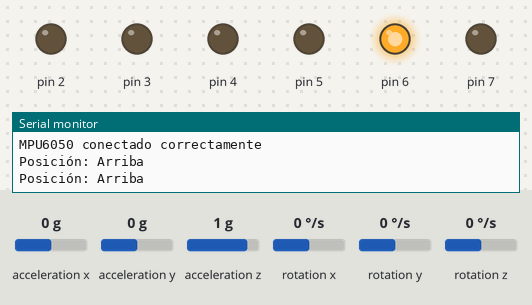
A sketch run on a simulated Arduino Uno, built with avr-gcc and run on an emulated ATmega328P. Shown: output pins drawn as LEDs (lit = HIGH), the last lines printed to the serial monitor. Inputs (shaded band) come from the test bench; at power-on: acceleration x 0 g, acceleration y 0 g, acceleration z 1 g, rotation x 0 °/s, rotation y 0 °/s, rotation z 0 °/s.

Above: at 1.8 s.
1.9 s: acceleration x set to -0.8 g
3.4 s: acceleration x set to -1.1 g
At 5.1 s:
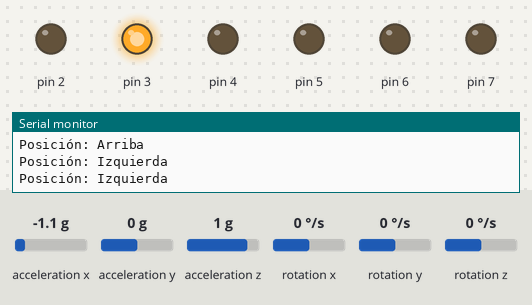
5.5 s: acceleration x set to 1.4 g
At 6.7 s:
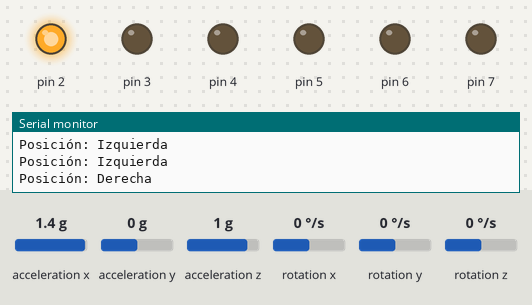
7.5 s: acceleration x set to 1.1 g
9.2 s: acceleration x set to 0.8 g
At 11.2 s:
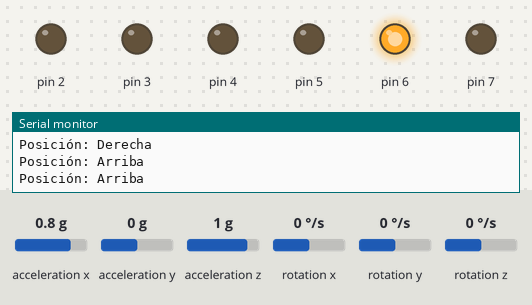
11.5 s: acceleration y set to -0.8 g
13.2 s: acceleration y set to -1.1 g
At 14.7 s:
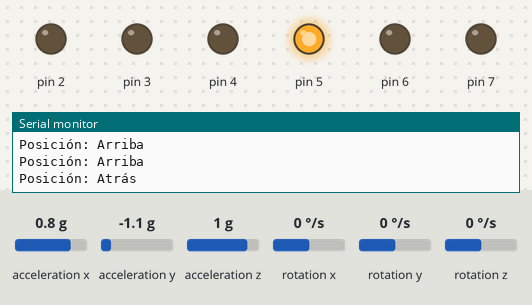
Timing chart, 0 to 16.2 s (numbered marks = the images above; inputs shaded):
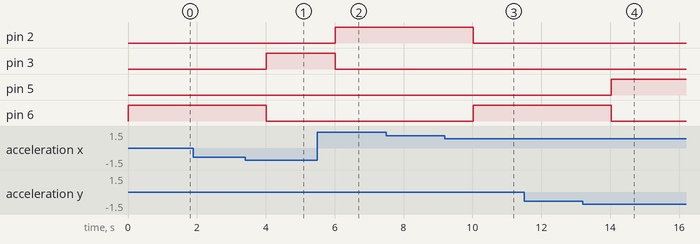

The sketch:

codigo_MPU6050_identificacion_sin_red.ino
```cpp
#include <Wire.h>
#include <MPU6050.h>

MPU6050 mpu;

void setup() {
    Serial.begin(9600);
    Wire.begin();
    mpu.initialize();

    pinMode(2, OUTPUT);
    pinMode(3, OUTPUT);
    pinMode(4, OUTPUT);
    pinMode(5, OUTPUT);
    pinMode(6, OUTPUT);
    pinMode(7, OUTPUT);

    if (!mpu.testConnection()) {
        Serial.println("MPU6050 conexión fallida!");
        while (1);
    }
    Serial.println("MPU6050 conectado correctamente");
}

void loop() {
    int16_t ax, ay, az;
    mpu.getAcceleration(&ax, &ay, &az);

    // Determina la orientación del sensor
    if (ax > 15000) {
        Serial.println("Posición: Derecha");
        digitalWrite(2, HIGH);
        digitalWrite(3, LOW);
        digitalWrite(4, LOW);
        digitalWrite(5, LOW);
        digitalWrite(6, LOW);
        digitalWrite(7, LOW);
    } else if (ax < -15000) {
        Serial.println("Posición: Izquierda");
        digitalWrite(3, HIGH);
        digitalWrite(2, LOW);
        digitalWrite(4, LOW);
        digitalWrite(5, LOW);
        digitalWrite(6, LOW);
        digitalWrite(7, LOW);
    } else if (ay > 15000) {
        Serial.println("Posición: Adelante");
        digitalWrite(4, HIGH);
        digitalWrite(3, LOW);
        digitalWrite(2, LOW);
        digitalWrite(5, LOW);
        digitalWrite(6, LOW);
        digitalWrite(7, LOW);
    } else if (ay < -15000) {
        Serial.println("Posición: Atrás");
        digitalWrite(5, HIGH);
        digitalWrite(3, LOW);
        digitalWrite(4, LOW);
        digitalWrite(2, LOW);
        digitalWrite(6, LOW);
        digitalWrite(7, LOW);
    } else if (az > 15000) {
        Serial.println("Posición: Arriba");
        digitalWrite(6, HIGH);
        digitalWrite(3, LOW);
        digitalWrite(4, LOW);
        digitalWrite(5, LOW);
        digitalWrite(2, LOW);
        digitalWrite(7, LOW);
    } else if (az < -15000) {
        Serial.println("Posición: Abajo");
        digitalWrite(7, HIGH);
        digitalWrite(3, LOW);
        digitalWrite(4, LOW);
        digitalWrite(5, LOW);
        digitalWrite(6, LOW);
        digitalWrite(2, LOW);
    } else {
        Serial.println("Posición: Indefinida");
    }

    delay(1000); // Esperar medio segundo antes de la siguiente lectura
}
```

Measured:
- the behaviour switches between -0.9 and -1 g on acceleration x (found by bisection; images 0 and 1)
- the behaviour switches between 1 and 0.9 g on acceleration x (found by bisection; images 2 and 3)
- the behaviour switches between -0.9 and -1 g on acceleration y (found by bisection; images 3 and 4)
- after the input at 3.4 s, pin 3: LOW → HIGH after 0.61 s; pin 6: HIGH → LOW after 0.61 s
- after the input at 5.5 s, pin 2: LOW → HIGH after 0.52 s; pin 3: HIGH → LOW after 0.52 s
- after the input at 9.2 s, pin 2: HIGH → LOW after 0.82 s; pin 6: LOW → HIGH after 0.82 s
- after the input at 13.2 s, pin 5: LOW → HIGH after 0.83 s; pin 6: HIGH → LOW after 0.83 s
